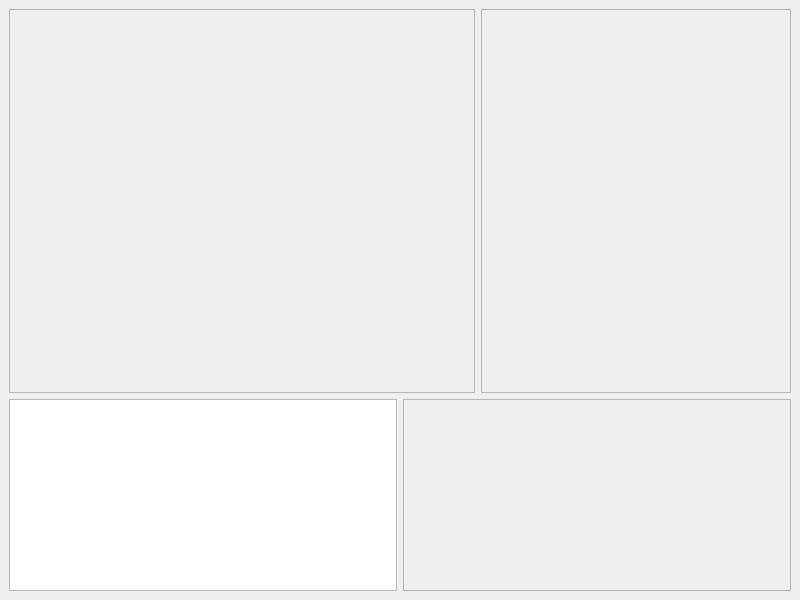
<?xml version="1.0" encoding="UTF-8"?>
<ui version="4.0">
 <class>MainWindow</class>
 <widget class="QMainWindow" name="MainWindow">
  <property name="geometry">
   <rect>
    <x>0</x>
    <y>0</y>
    <width>800</width>
    <height>600</height>
   </rect>
  </property>
  <property name="windowTitle">
   <string>optical simulation</string>
  </property>
  <widget class="QWidget" name="centralwidget">
   <property name="sizePolicy">
    <sizepolicy hsizetype="Preferred" vsizetype="Preferred">
     <horstretch>10</horstretch>
     <verstretch>10</verstretch>
    </sizepolicy>
   </property>
   <layout class="QVBoxLayout" name="verticalLayout" stretch="2,1">
    <property name="sizeConstraint">
     <enum>QLayout::SetDefaultConstraint</enum>
    </property>
    <item>
     <layout class="QHBoxLayout" name="hl1" stretch="3,2">
      <property name="sizeConstraint">
       <enum>QLayout::SetDefaultConstraint</enum>
      </property>
      <item>
       <widget class="QFrame" name="fieldFrame">
        <property name="sizePolicy">
         <sizepolicy hsizetype="Preferred" vsizetype="Preferred">
          <horstretch>0</horstretch>
          <verstretch>0</verstretch>
         </sizepolicy>
        </property>
        <property name="frameShape">
         <enum>QFrame::StyledPanel</enum>
        </property>
        <property name="frameShadow">
         <enum>QFrame::Raised</enum>
        </property>
        <property name="lineWidth">
         <number>3</number>
        </property>
       </widget>
      </item>
      <item>
       <widget class="QFrame" name="imageFrame">
        <property name="sizePolicy">
         <sizepolicy hsizetype="Preferred" vsizetype="Preferred">
          <horstretch>0</horstretch>
          <verstretch>0</verstretch>
         </sizepolicy>
        </property>
        <property name="frameShape">
         <enum>QFrame::StyledPanel</enum>
        </property>
        <property name="frameShadow">
         <enum>QFrame::Raised</enum>
        </property>
        <property name="lineWidth">
         <number>3</number>
        </property>
       </widget>
      </item>
     </layout>
    </item>
    <item>
     <layout class="QHBoxLayout" name="hl2" stretch="0,0">
      <property name="sizeConstraint">
       <enum>QLayout::SetDefaultConstraint</enum>
      </property>
      <item>
       <widget class="QTextBrowser" name="textBrowser">
        <property name="sizePolicy">
         <sizepolicy hsizetype="Preferred" vsizetype="Preferred">
          <horstretch>0</horstretch>
          <verstretch>0</verstretch>
         </sizepolicy>
        </property>
       </widget>
      </item>
      <item>
       <widget class="QFrame" name="frame">
        <property name="sizePolicy">
         <sizepolicy hsizetype="Preferred" vsizetype="Preferred">
          <horstretch>0</horstretch>
          <verstretch>0</verstretch>
         </sizepolicy>
        </property>
        <property name="frameShape">
         <enum>QFrame::StyledPanel</enum>
        </property>
        <property name="frameShadow">
         <enum>QFrame::Raised</enum>
        </property>
       </widget>
      </item>
     </layout>
    </item>
   </layout>
  </widget>
 </widget>
 <resources/>
 <connections/>
</ui>
